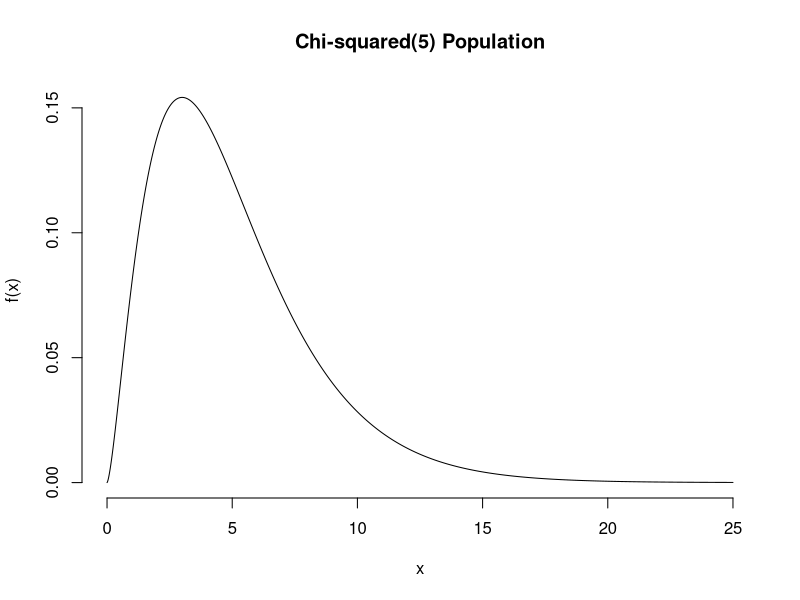
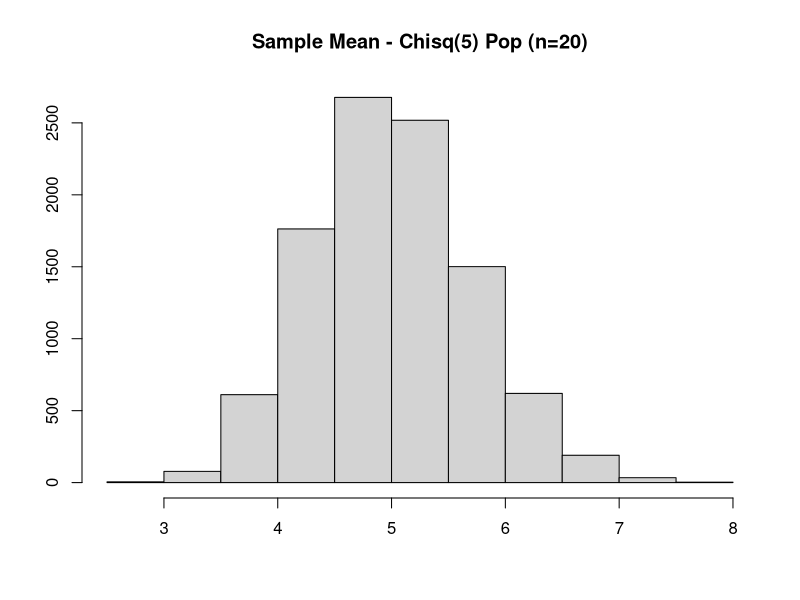
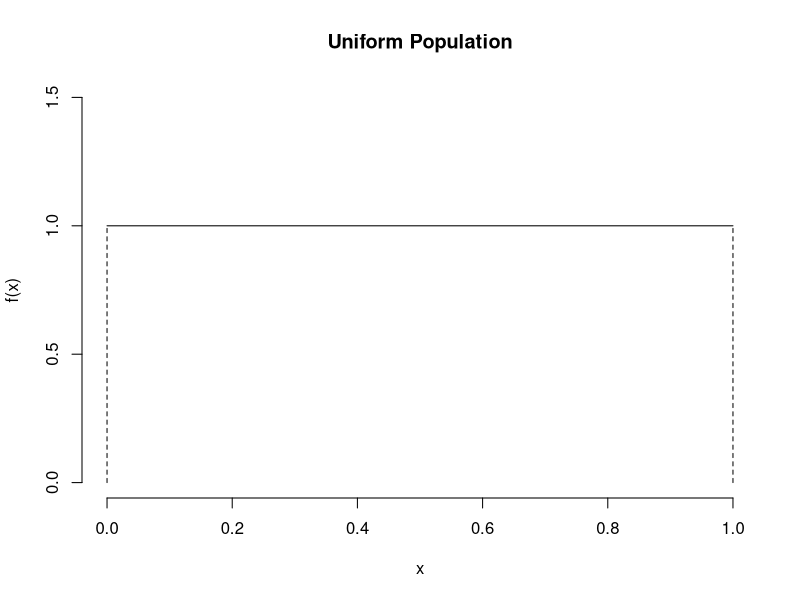
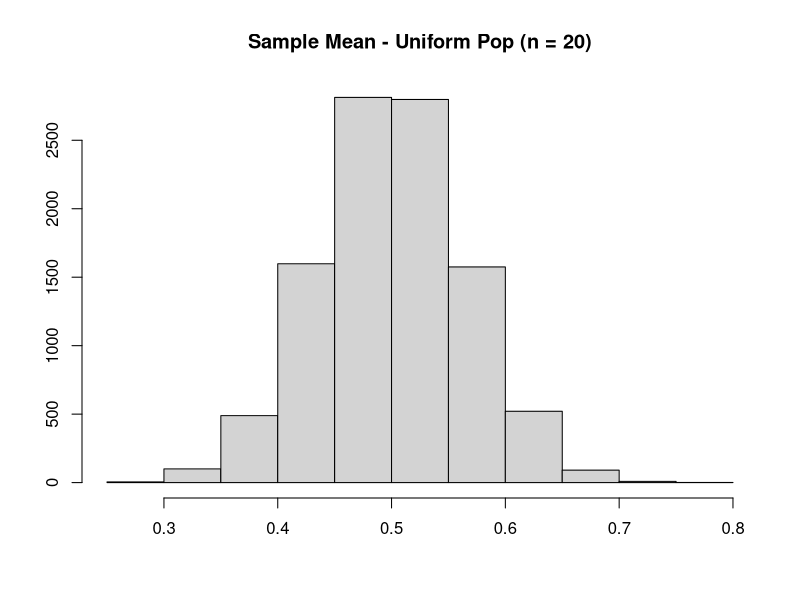
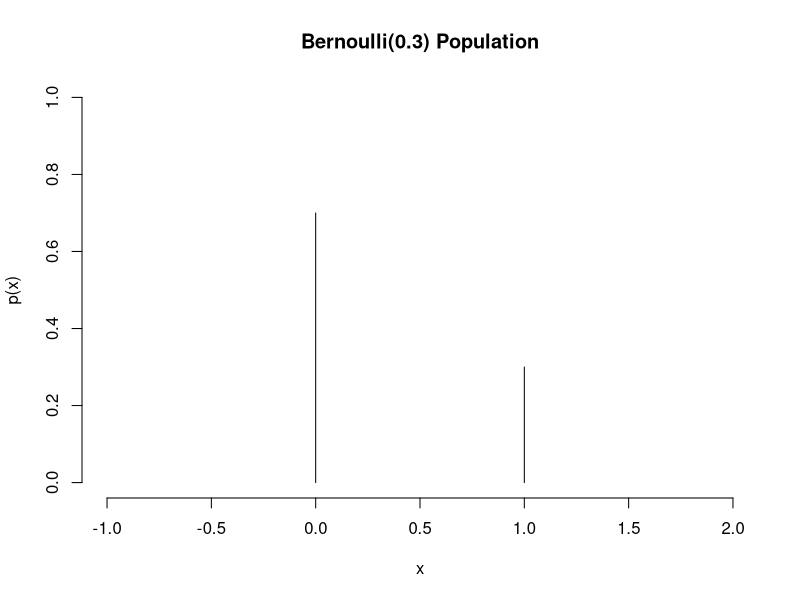

Write the R code that produced these figures, in order. (Note: this script raises an error after producing the figures.)
set.seed(2020)

N.sims <- 10000

#Chi-squared
x <- seq(from = 0 , to = 25, by = 0.01)
plot(x, dchisq(x, df = 5), type = 'l', bty = 'n', ylab = 'f(x)', main = 'Chi-squared(5) Population')

hist(replicate(N.sims, mean(rchisq(n = 20, df = 5))), xlab ='', ylab = '', main = 'Sample Mean - Chisq(5) Pop (n=20)')


#Uniform
x <- seq(from = 0 , to = 1, by = 0.01)
plot(x, rep(1, length(x)), type = 'l', bty = 'n', xlab = 'x', ylab = 'f(x)', ylim = c(0,1.5), main = 'Uniform Population')
segments(x0 = c(0,1), y0 = c(0,0), x1 = c(0,1), y1 = c(1,1), lty = 2)

hist(replicate(N.sims, mean(runif(20))), xlab = '', ylab = '', main = 'Sample Mean - Uniform Pop (n = 20)')



#Bernoulli
plot(0:1, c(0.7, 0.3), type = 'h',bty = 'n', xlab = 'x', ylab = 'p(x)', main = 'Bernoulli(0.3) Population', xlim = c(-1, 2), ylim = c(0,1))
hist(replicate(N.sims, rbinom(1, size = 20, 0.3)/n), xlab = '', ylab = '', main = 'Sample Mean - Ber(0.3) Pop (n = 20)')


#Situation where n isn't large enough
#For the approx of the binomial proportion to be good, need to have np(1-p) > 5
plot(0:1, c(0.1, 0.9), type = 'h',bty = 'n', xlab = 'x', ylab = 'p(x)', main = 'Bernoulli(0.9) Population', xlim = c(-1, 2), ylim = c(0,1))
hist(replicate(N.sims, rbinom(1, 20, 0.9)/20), xlab = '', ylab = '', main = 'Sample Mean - Ber(0.9) Pop (n = 20)')

hist(replicate(N.sims, rbinom(1, 100, 0.9)/100),  xlab = '', ylab = '', main = 'Sample Mean - Ber(0.9) Pop (n = 100)')


#n <- 100
#hist(replicate(N.sims, mean(runif(n))))
#hist(replicate(N.sims, mean(rchisq(n, df = 5))))
#hist(replicate(N.sims, rbinom(1, n, 0.5)/n))
#hist(replicate(N.sims, rbinom(1, n, 0.1)/n))
#hist(replicate(N.sims, rbinom(1, n, 0.9)/n))

